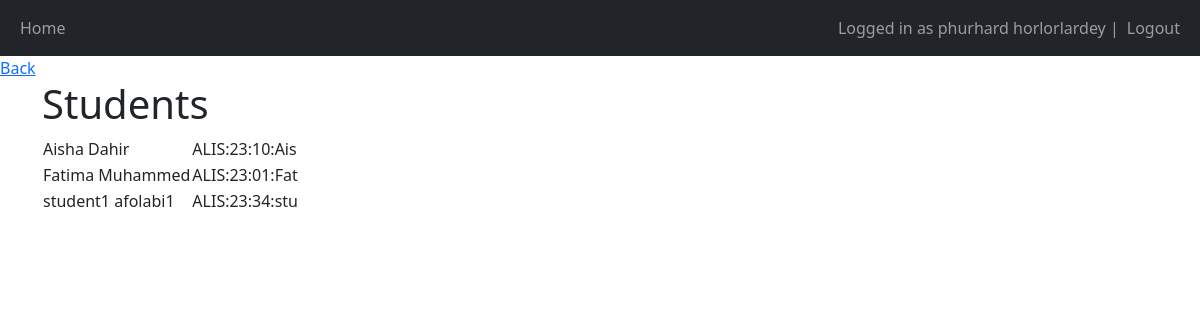
Screenshot of /students/ (signed in) with the database file from the repository.
### main/models.py (models this page shows, shortened)
class CustomUser(AbstractUser):
    other_name = models.CharField(max_length=255, default='', null=True)
    reg_num = models.CharField(max_length=255, unique=True)
    username = None
    phone_number = models.CharField(max_length=20)
    created_on = models.DateTimeField(auto_now_add=True)
    updated_on = models.DateTimeField(auto_now=True)
    def get_full_name(self):
        return f"{self.first_name} {self.last_name}"
    def __str__(self):
        return self.get_full_name()
    class Meta:
        ordering = ['first_name']
    objects = CustomUserManager()
    USERNAME_FIELD = 'reg_num'
    REQUIRED_FIELDS = []

class Student(CustomUser):
    current_class = models.ForeignKey("Grade", on_delete=models.SET_NULL, null=True)
    subjects = models.ManyToManyField('Subject')
    class Meta:
        db_table = 'Student'

### Student/views.py (the view)
# urls.py: path('students/', views.students_list, name='student_list'),
def students_list(request) -> HttpResponse | HttpResponseRedirect | HttpResponsePermanentRedirect:
    if request.user.is_authenticated and request.user.is_superuser:
        students = Student.objects.all()
        return render(request=request, template_name='Students/allStudents.html', context={'students': students})
    else:
        return redirect('/student')

### Student/templates/Students/allStudents.html (shortened to what this page needs)
{% extends 'main/base.html' %}
{% block content %}
<h1>Students</h1>
{% if students %}
<table>
{% for student in students %}
    <tr>
        <td>{{ student.get_full_name }}</td>
        <td>{{ student.reg_num }}</td>
        <td>{{ student.grade }}</td>
        <td>
        </td>
    </tr>
{% endfor %}
</table>
{% endif %}
{% endblock %}

### main/templates/main/base.html (shortened to what this page needs)
{% load crispy_forms_tags %}
<!DOCTYPE html>
<html lang="en">
<head>
    <link href="https://cdn.jsdelivr.net/npm/bootstrap@5.1.3/dist/css/bootstrap.min.css" rel="stylesheet">
</head>
<body>
    <nav class="navbar navbar-expand-lg navbar-dark bg-dark">
        <div class="container-fluid">
            <div>
                <ul class="navbar-nav">
                    <li class="nav-item">
                        <a class="nav-link" href="/">Home</a>
                    </li>
                </ul>
            </div>
            <div>
                <ul class="navbar-nav">
                    {% if user.is_authenticated %}
                    <span class="navbar-text">Logged in as {{user}} | </span>
                    <li class="nav-item">
                        <a class="nav-link" href="/logout">Logout</a>
                    </li>
                    {% else %}
                    <li class="nav-item">
                        <a class="nav-link" href="/login">Login</a>
                    </li>
                    {% endif %}
                </ul>
            </div>
        </div>
    </nav>
    <a href="javascript:history.back()">Back</a>
    <div class="container">
        {% block content %}
        {% endblock %}
    </div>
</body>
</html>

### rows the page displays
CustomUser: first_name+last_name "phurhard horlorlardey"
Student: get_full_name "Aisha Dahir", reg_num "ALIS:23:10:Ais"
Student: get_full_name "Fatima Muhammed", reg_num "ALIS:23:01:Fat"
Student: get_full_name "student1 afolabi1", reg_num "ALIS:23:34:stu"
